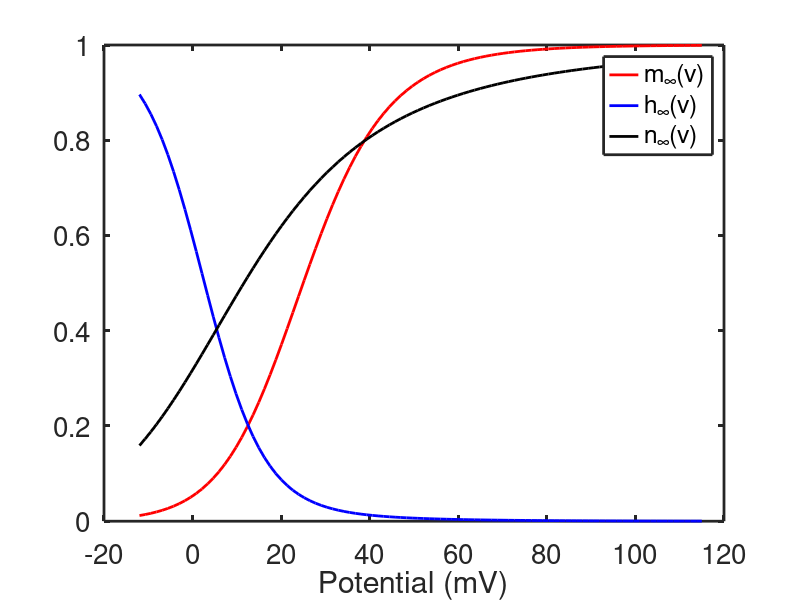
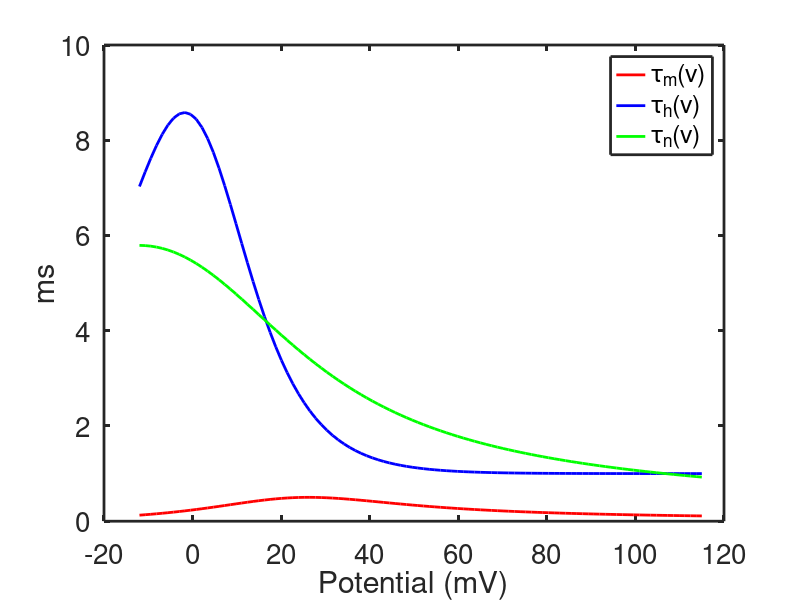

These charts were generated, in order, by the following MATLAB code:

%  -------------------------------------------------------------------
%
%  Plot the steady-state gating variables of the Hodgkin-Huxley model
%
%   For Chapter 5, Fig. 5.5 of
%   Keener and Sneyd, Mathematical Physiology, 3rd Edition, Springer.
%
%   Written by James Keener and James Sneyd
%
%  -------------------------------------------------------------------

function hh_inf

clear all
close all
clc

global gnabar gkbar Vna Vk Vl Veq Tfact gl
set(0,                           ...
   'defaultaxesfontsize', 20,   ...
   'defaultaxeslinewidth', 2.0, ...
   'defaultlinelinewidth', 2.0);

Veq = 0; %is the original HH formulation
%Veq = -65; % is the physiological formulation

Tfact = 1; % this is the correction factor for temperatures other that 6.3C
%Tfact = 0.977 % correspnds to 0C

%Tfact = 1.085 % corresponds to 30 C.

gnabar = 120.;
gkbar = 36;
gl = 0.3;

Vna = Tfact*(115+Veq) - Veq;
Vk = Tfact*(-12+Veq)-Veq;
Vl = Tfact*(10.5988+Veq)-Veq;

vlist = linspace(Vk+0.01,Vna-0.01,100);
gates=gate_de(vlist);

for j = 1:3
 taus(j,:) = 1./(gates(2*j-1,:)+gates(2*j,:));
 infs(j,:) = gates(2*j-1,:).*taus(j,:);
end

figure(1)
plot(vlist,infs(1,:),'r',vlist,infs(2,:),'b',vlist,infs(3,:),'k')
legend('m_\infty(v)','h_\infty(v)','n_\infty(v)')
xlabel('Potential (mV)')
hold on
figure(2)
plot(vlist,taus(1,:),'r',vlist,taus(2,:),'b',vlist,taus(3,:),'g')
legend('\tau_m(v)','\tau_h(v)','\tau_n(v)')
 xlabel('Potential (mV)')
 ylabel('ms')
 hold on

end % of main

% --------------------------------------------------------

%% gating functions
function gate = gate_de(V)
 % calculate the gating functions for V
AM=.1*(25.-V)./(exp(2.5 -0.1*V)-1.);
BM=4.*exp(-V/18.);

AH=.07*exp(-V/20.);
BH=1./(exp(.1*(30.-V))+1.);
AN=.01*(10.-V)./(exp(.1*(10.-V))-1.);
BN=.125*exp(-V/80);

gate = [AM ;BM ;AH ;BH ;AN ;BN];
end
